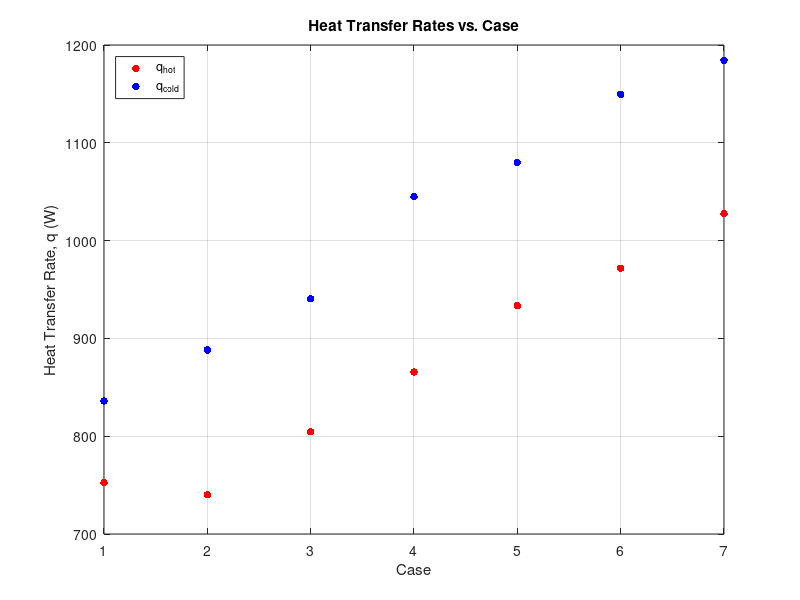
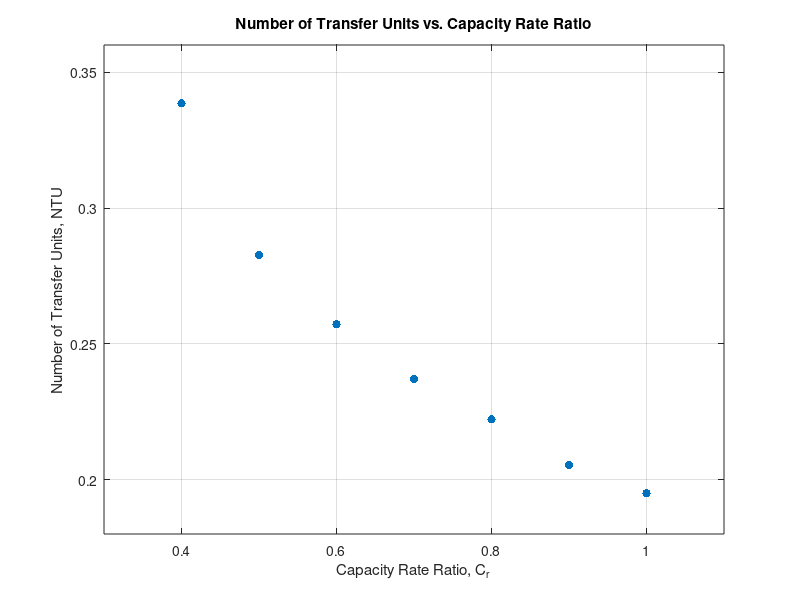
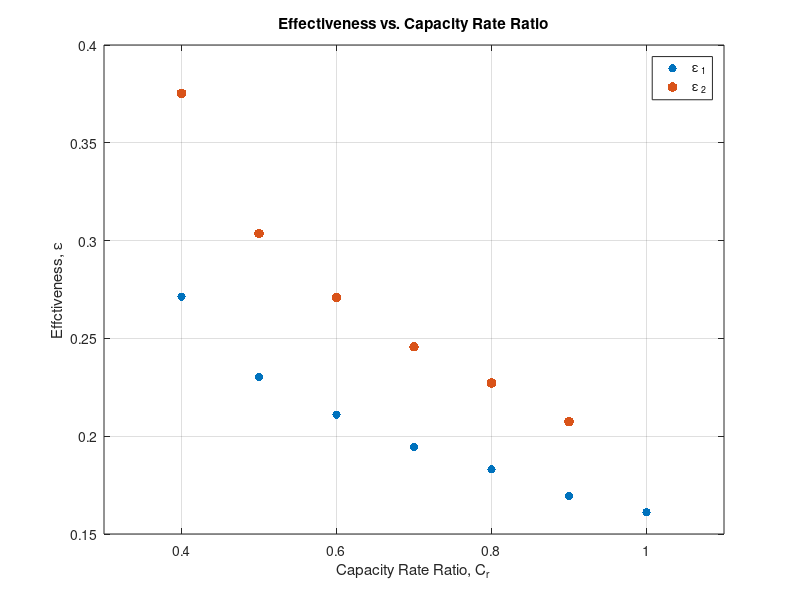

Write the MATLAB code that produced these figures, in order.
clc
clear all 
load('formal_lab1_workspace.mat')


%% Graph 1
figure
scatter(Temps(:,10),q_hot,30,'r','filled')
hold on
scatter(Temps(:,10),q_cold,30,'b','filled')
hold off
grid on
box on
title('Heat Transfer Rates vs. Case')
xlabel('Case')
ylabel('Heat Transfer Rate, q (W)')
legend('q_{hot}','q_{cold}','location','northwest')


%% Graphs 2
figure
scatter(C_r,NTU,'r^','filled')
xlim([0.3 1.1])
ylim([0.18 0.36])
grid on
box on
title('Number of Transfer Units vs. Capacity Rate Ratio')      
xlabel('Capacity Rate Ratio, C_r')                               
ylabel('Number of Transfer Units, NTU')                           


%% Gragh 3
figure
scatter(C_r,e1,'gs','filled')
hold on
scatter(C_r,e2,50,'mh','filled')
hold off
xlim([0.3 1.1])
ylim([0.15 0.4])
grid on
box on
title('Effectiveness vs. Capacity Rate Ratio')               
xlabel('Capacity Rate Ratio, C_r')
ylabel('Effctiveness, \epsilon')
legend('\epsilon _1', '\epsilon _2','location','northeast')

